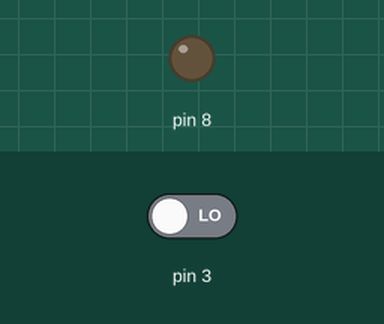
Recording of a sketch running on a simulated Arduino Uno, built with avr-gcc and run on an emulated ATmega328P. Shown: output pins drawn as LEDs (lit = HIGH). Inputs (shaded band) come from the test bench; at power-on: pin 3 LOW.

Above: at 1.2 s.
1.3 s: pin 3 driven HIGH
At 1.8 s:
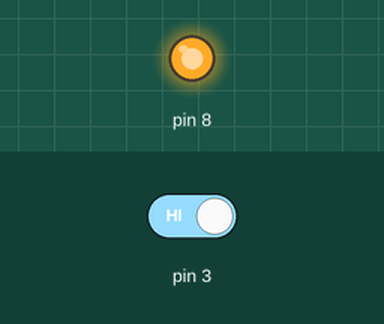
2.8 s: pin 3 driven LOW
At 4.1 s:
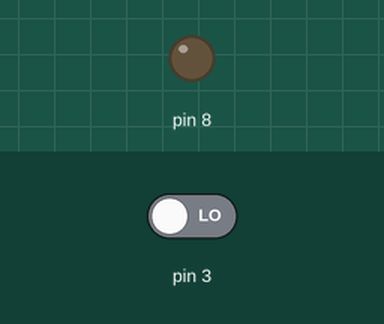
Timing chart, 0 to 5.8 s (numbered marks = the images above; inputs shaded):
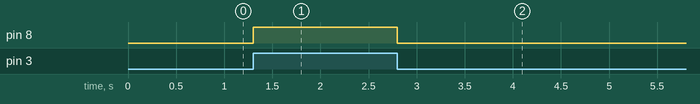

The sketch:

second.ino
```cpp
void setup() {
  pinMode(3, INPUT);
  pinMode(8, OUTPUT);
  digitalWrite(8, LOW);
}

void loop() {
  if (digitalRead(3) == HIGH) {
    digitalWrite(8, HIGH);
  }
  else {
    digitalWrite(8, LOW);
  }
}
```

Measured:
- after the input at 1.3 s, pin 8: LOW → HIGH at once
- after the input at 2.8 s, pin 8: HIGH → LOW at once
